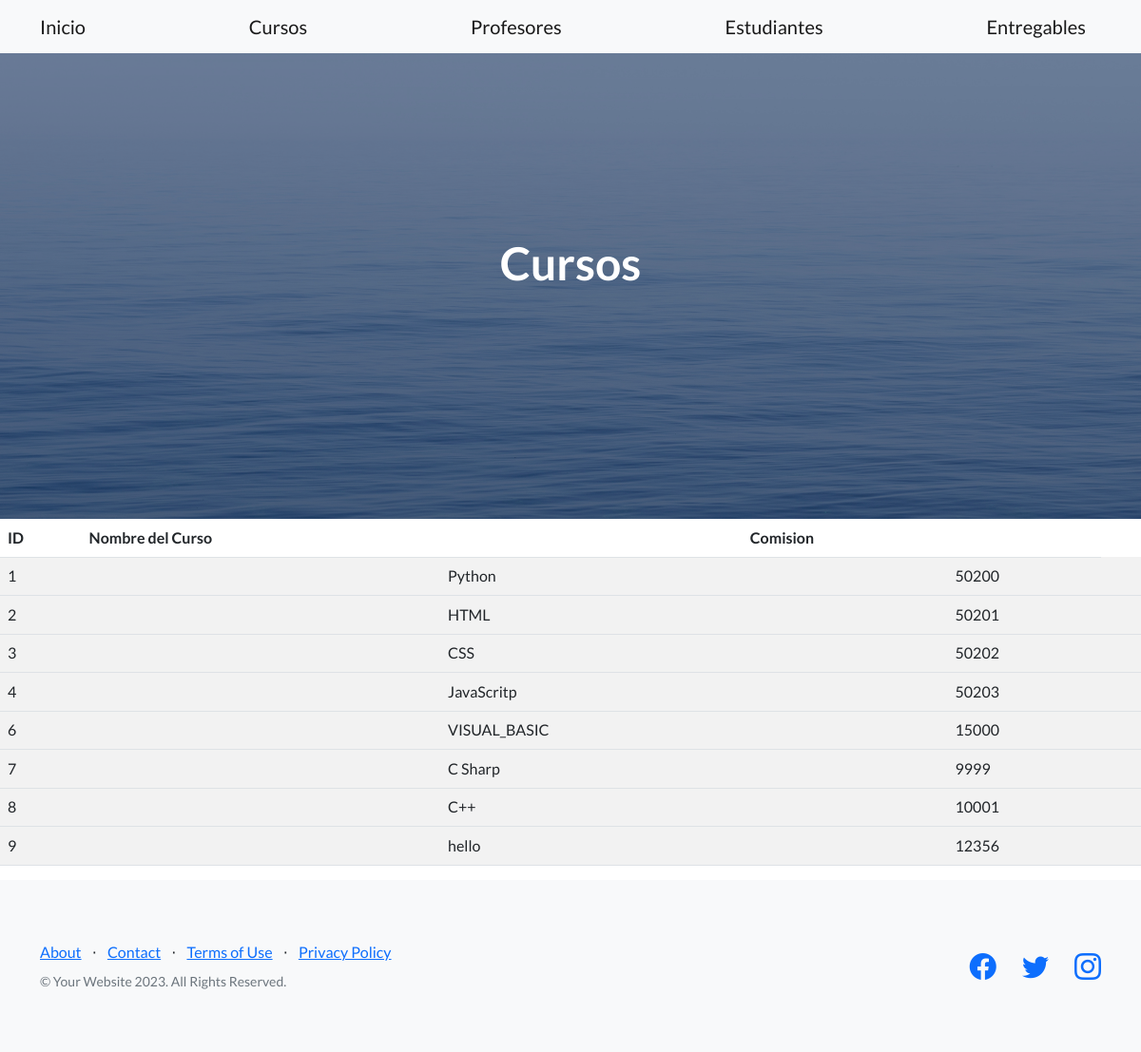
Page /aplicacion/cursos/ on the committed database.
### aplicacion/models.py (models this page shows, shortened)
class Curso(models.Model):
    nombre = models.CharField(max_length=40)
    comision = models.IntegerField()

### aplicacion/views.py (the view)
# urls.py: path('cursos/', cursos, name="cursos"),
def cursos(request):
    contexto = {'cursos': Curso.objects.all()}
    return render(request, "aplicacion/cursos.html", contexto)

### aplicacion/templates/aplicacion/cursos.html (shortened to what this page needs)
{% extends 'aplicacion/home.html' %}
{% block titulo %}
    <h1 class="mb-5"> Cursos </h1>
{% endblock titulo %}
{% block contenido %}
    <table class="table table-striped">
        <thead>
             <tr>
                <th>ID</th>
                <th> Nombre del Curso<th>
                <th>Comision<th>
        </thead>
        <tbody>
    {% for c in cursos %}
             <tr>
                <td>{{c.id}}<td>
                <td>{{c.nombre}}<td>
                <td>{{c.comision}}<td>
            <tr>
    {% endfor %}
        </tbody>
    </table>
{% endblock contenido %}

### rows in the picture
Curso: id "1", nombre "Python", comision "50200"
Curso: id "2", nombre "HTML", comision "50201"
Curso: id "3", nombre "CSS", comision "50202"
Curso: id "4", nombre "JavaScritp", comision "50203"
Curso: id "6", nombre "VISUAL_BASIC", comision "15000"
Curso: id "7", nombre "C Sharp", comision "9999"
Curso: id "8", nombre "C++", comision "10001"
Curso: id "9", nombre "hello", comision "12356"
